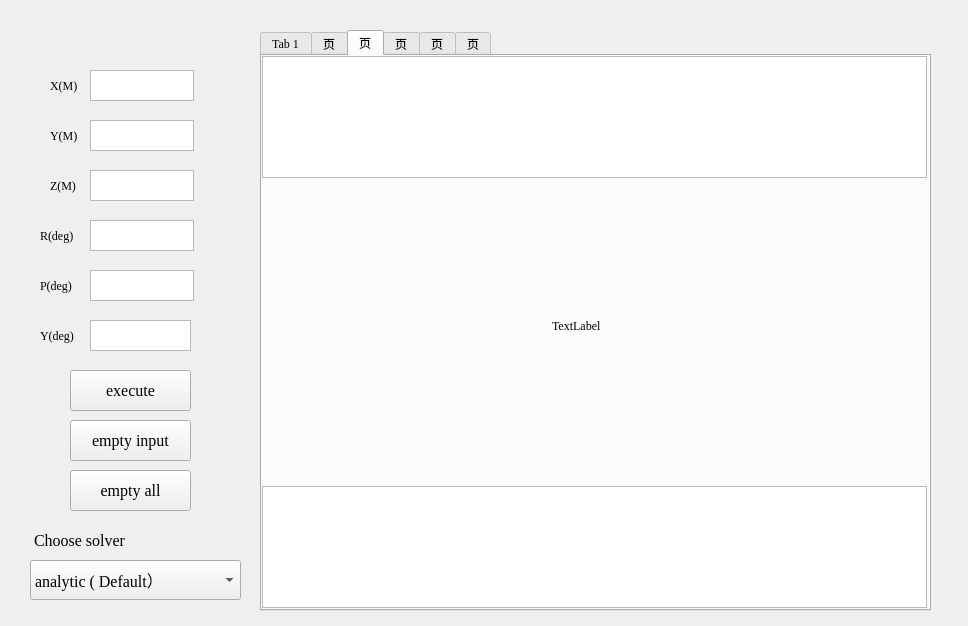
<?xml version="1.0" encoding="UTF-8"?>
<ui version="4.0">
 <class>subwidgetforIk</class>
 <widget class="QWidget" name="subwidgetforIk">
  <property name="geometry">
   <rect>
    <x>0</x>
    <y>0</y>
    <width>968</width>
    <height>626</height>
   </rect>
  </property>
  <property name="windowTitle">
   <string>Form</string>
  </property>
  <widget class="QTextEdit" name="textEdit">
   <property name="geometry">
    <rect>
     <x>90</x>
     <y>70</y>
     <width>104</width>
     <height>31</height>
    </rect>
   </property>
  </widget>
  <widget class="QTextEdit" name="textEdit_2">
   <property name="geometry">
    <rect>
     <x>90</x>
     <y>120</y>
     <width>104</width>
     <height>31</height>
    </rect>
   </property>
  </widget>
  <widget class="QLabel" name="label">
   <property name="geometry">
    <rect>
     <x>50</x>
     <y>70</y>
     <width>81</width>
     <height>31</height>
    </rect>
   </property>
   <property name="font">
    <font>
     <family>Times New Roman</family>
    </font>
   </property>
   <property name="text">
    <string>X(M)</string>
   </property>
  </widget>
  <widget class="QLabel" name="label_2">
   <property name="geometry">
    <rect>
     <x>50</x>
     <y>120</y>
     <width>81</width>
     <height>31</height>
    </rect>
   </property>
   <property name="font">
    <font>
     <family>Times New Roman</family>
    </font>
   </property>
   <property name="text">
    <string>Y(M)</string>
   </property>
  </widget>
  <widget class="QTextEdit" name="textEdit_3">
   <property name="geometry">
    <rect>
     <x>90</x>
     <y>170</y>
     <width>104</width>
     <height>31</height>
    </rect>
   </property>
  </widget>
  <widget class="QLabel" name="label_3">
   <property name="geometry">
    <rect>
     <x>50</x>
     <y>170</y>
     <width>71</width>
     <height>31</height>
    </rect>
   </property>
   <property name="font">
    <font>
     <family>Times New Roman</family>
    </font>
   </property>
   <property name="text">
    <string>Z(M)</string>
   </property>
  </widget>
  <widget class="QTextEdit" name="textEdit_4">
   <property name="geometry">
    <rect>
     <x>90</x>
     <y>220</y>
     <width>104</width>
     <height>31</height>
    </rect>
   </property>
  </widget>
  <widget class="QTextEdit" name="textEdit_5">
   <property name="geometry">
    <rect>
     <x>90</x>
     <y>270</y>
     <width>104</width>
     <height>31</height>
    </rect>
   </property>
  </widget>
  <widget class="QTextEdit" name="textEdit_6">
   <property name="geometry">
    <rect>
     <x>90</x>
     <y>320</y>
     <width>101</width>
     <height>31</height>
    </rect>
   </property>
  </widget>
  <widget class="QLabel" name="label_4">
   <property name="geometry">
    <rect>
     <x>40</x>
     <y>220</y>
     <width>61</width>
     <height>31</height>
    </rect>
   </property>
   <property name="font">
    <font>
     <family>Times New Roman</family>
    </font>
   </property>
   <property name="text">
    <string>R(deg)</string>
   </property>
  </widget>
  <widget class="QLabel" name="label_5">
   <property name="geometry">
    <rect>
     <x>40</x>
     <y>270</y>
     <width>51</width>
     <height>31</height>
    </rect>
   </property>
   <property name="font">
    <font>
     <family>Times New Roman</family>
    </font>
   </property>
   <property name="text">
    <string>P(deg)</string>
   </property>
  </widget>
  <widget class="QLabel" name="label_6">
   <property name="geometry">
    <rect>
     <x>40</x>
     <y>320</y>
     <width>71</width>
     <height>31</height>
    </rect>
   </property>
   <property name="font">
    <font>
     <family>Times New Roman</family>
    </font>
   </property>
   <property name="text">
    <string>Y(deg)</string>
   </property>
  </widget>
  <widget class="QLabel" name="label_21">
   <property name="geometry">
    <rect>
     <x>34</x>
     <y>520</y>
     <width>201</width>
     <height>40</height>
    </rect>
   </property>
   <property name="font">
    <font>
     <family>Times New Roman</family>
     <pointsize>12</pointsize>
    </font>
   </property>
   <property name="text">
    <string>Choose solver </string>
   </property>
  </widget>
  <widget class="QComboBox" name="comboBox">
   <property name="geometry">
    <rect>
     <x>30</x>
     <y>560</y>
     <width>211</width>
     <height>40</height>
    </rect>
   </property>
   <property name="font">
    <font>
     <family>Times New Roman</family>
     <pointsize>12</pointsize>
    </font>
   </property>
   <property name="iconSize">
    <size>
     <width>12</width>
     <height>12</height>
    </size>
   </property>
   <item>
    <property name="text">
     <string>analytic ( Default）</string>
    </property>
   </item>
   <item>
    <property name="text">
     <string>analytic ( Improved)</string>
    </property>
   </item>
   <item>
    <property name="text">
     <string>numerical ( Pinv)</string>
    </property>
   </item>
   <item>
    <property name="text">
     <string>artificial neural network</string>
    </property>
   </item>
  </widget>
  <widget class="QTabWidget" name="tabWidget">
   <property name="geometry">
    <rect>
     <x>260</x>
     <y>30</y>
     <width>671</width>
     <height>581</height>
    </rect>
   </property>
   <property name="font">
    <font>
     <family>Times New Roman</family>
    </font>
   </property>
   <property name="currentIndex">
    <number>2</number>
   </property>
   <widget class="QWidget" name="tab">
    <attribute name="title">
     <string>Tab 1</string>
    </attribute>
    <widget class="QTableWidget" name="tableWidget">
     <property name="geometry">
      <rect>
       <x>0</x>
       <y>0</y>
       <width>665</width>
       <height>553</height>
      </rect>
     </property>
     <property name="font">
      <font>
       <family>Times New Roman</family>
       <pointsize>12</pointsize>
      </font>
     </property>
    </widget>
   </widget>
   <widget class="QWidget" name="tab_6">
    <attribute name="title">
     <string>页</string>
    </attribute>
    <widget class="QTableWidget" name="tableWidget_2">
     <property name="geometry">
      <rect>
       <x>0</x>
       <y>0</y>
       <width>665</width>
       <height>553</height>
      </rect>
     </property>
     <property name="font">
      <font>
       <family>Times New Roman</family>
       <pointsize>12</pointsize>
      </font>
     </property>
    </widget>
   </widget>
   <widget class="QWidget" name="tab_2">
    <attribute name="title">
     <string>页</string>
    </attribute>
    <widget class="QTableWidget" name="tableWidget_4">
     <property name="geometry">
      <rect>
       <x>0</x>
       <y>0</y>
       <width>665</width>
       <height>122</height>
      </rect>
     </property>
     <property name="font">
      <font>
       <family>Times New Roman</family>
       <pointsize>12</pointsize>
      </font>
     </property>
    </widget>
    <widget class="QTableWidget" name="tableWidget_5">
     <property name="geometry">
      <rect>
       <x>0</x>
       <y>430</y>
       <width>665</width>
       <height>122</height>
      </rect>
     </property>
     <property name="font">
      <font>
       <family>Times New Roman</family>
       <pointsize>12</pointsize>
      </font>
     </property>
    </widget>
    <widget class="QLabel" name="label_7">
     <property name="geometry">
      <rect>
       <x>290</x>
       <y>130</y>
       <width>100</width>
       <height>280</height>
      </rect>
     </property>
     <property name="text">
      <string>TextLabel</string>
     </property>
    </widget>
   </widget>
   <widget class="QWidget" name="tab_3">
    <attribute name="title">
     <string>页</string>
    </attribute>
    <widget class="QTableWidget" name="tableWidget_3">
     <property name="geometry">
      <rect>
       <x>0</x>
       <y>0</y>
       <width>665</width>
       <height>122</height>
      </rect>
     </property>
     <property name="font">
      <font>
       <family>Times New Roman</family>
       <pointsize>12</pointsize>
      </font>
     </property>
    </widget>
   </widget>
   <widget class="QWidget" name="tab_4">
    <attribute name="title">
     <string>页</string>
    </attribute>
   </widget>
   <widget class="QWidget" name="tab_5">
    <attribute name="title">
     <string>页</string>
    </attribute>
   </widget>
  </widget>
  <widget class="QPushButton" name="pushButton">
   <property name="geometry">
    <rect>
     <x>70</x>
     <y>370</y>
     <width>121</width>
     <height>41</height>
    </rect>
   </property>
   <property name="font">
    <font>
     <family>Times New Roman</family>
     <pointsize>12</pointsize>
    </font>
   </property>
   <property name="text">
    <string>execute</string>
   </property>
  </widget>
  <widget class="QPushButton" name="pushButton_2">
   <property name="geometry">
    <rect>
     <x>70</x>
     <y>420</y>
     <width>121</width>
     <height>41</height>
    </rect>
   </property>
   <property name="font">
    <font>
     <family>Times New Roman</family>
     <pointsize>12</pointsize>
    </font>
   </property>
   <property name="text">
    <string>empty input</string>
   </property>
  </widget>
  <widget class="QPushButton" name="pushButton_3">
   <property name="geometry">
    <rect>
     <x>70</x>
     <y>470</y>
     <width>121</width>
     <height>41</height>
    </rect>
   </property>
   <property name="font">
    <font>
     <family>Times New Roman</family>
     <pointsize>12</pointsize>
    </font>
   </property>
   <property name="text">
    <string>empty all</string>
   </property>
  </widget>
 </widget>
 <resources/>
 <connections/>
</ui>
